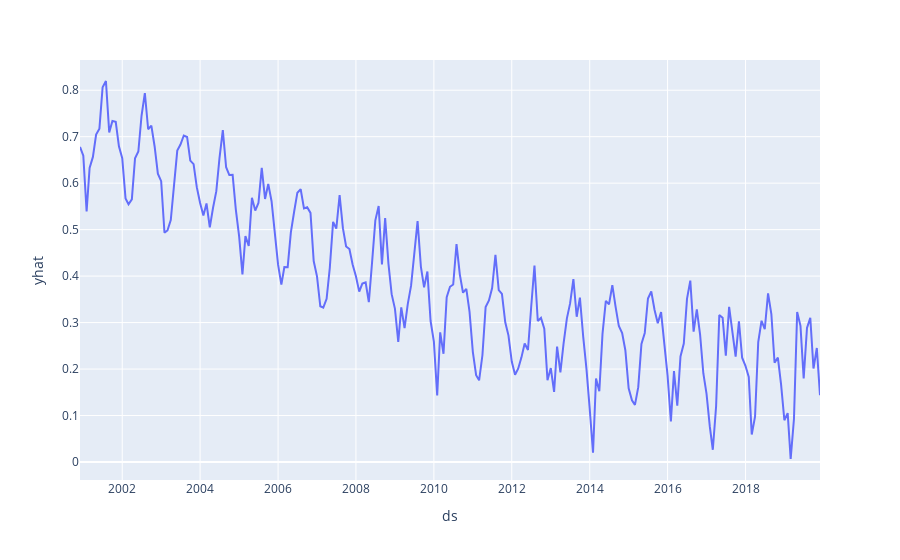

The cell this chart's notebook holds for it:
### Code cell
px.line(y_pred, x='ds', y='yhat')
# fig = px.line(y_pred, x='ds', y='yhat', title='Previsões do Prophet')
# fig.show()

### Figure 1 — Plotly figure (JSON) as saved in the notebook; plotly's stock layout.template omitted (floating-point values rounded to 4 significant figures; data arrays with more than 128 entries replaced by an {"elided": "..."} marker saying what was removed)
{"data": [{"hovertemplate": "ds=%{x}<br>yhat=%{y}<extra></extra>", "legendgroup": "", "line": {"color": "#636efa", "dash": "solid"}, "marker": {"symbol": "circle"}, "mode": "lines", "name": "", "orientation": "v", "showlegend": false, "type": "scatter", "x": {"elided": "229 str values"}, "xaxis": "x", "y": {"elided": "229 float values"}, "yaxis": "y"}], "layout": {"autosize": true, "legend": {"tracegroupgap": 0}, "margin": {"t": 60}, "xaxis": {"anchor": "y", "autorange": true, "domain": [0, 1], "range": ["2000-12-01", "2019-11-30"], "title": {"text": "ds"}, "type": "date"}, "yaxis": {"anchor": "x", "autorange": true, "domain": [0, 1], "range": [-0.03875, 0.865], "title": {"text": "yhat"}, "type": "linear"}}}
